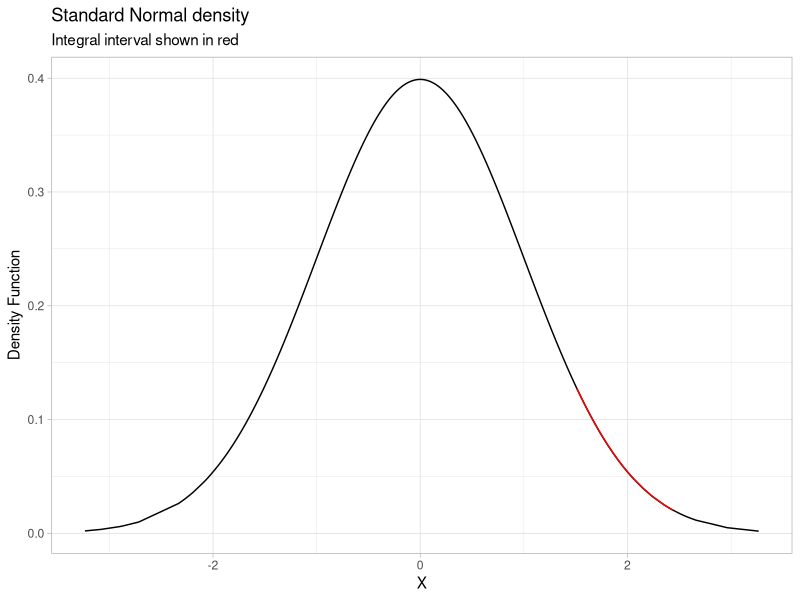
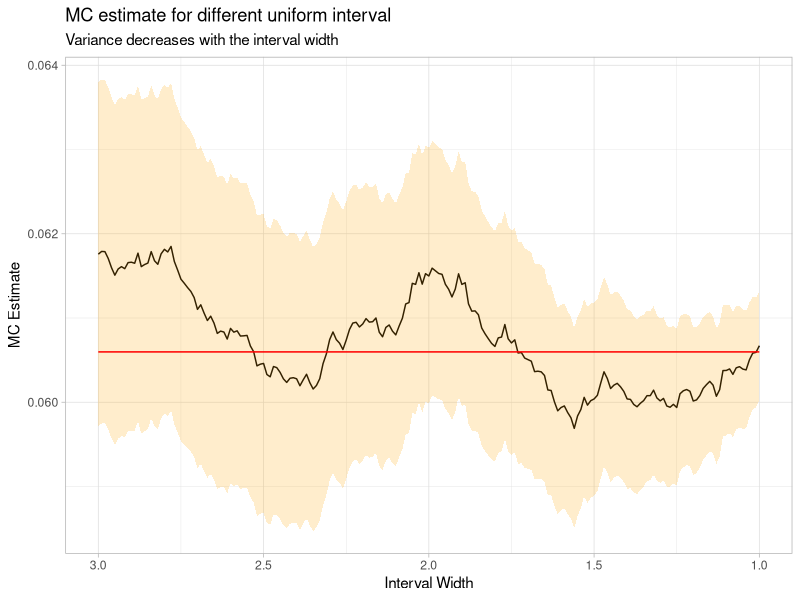

These figures' R source, in order:
# HW10: Importance sampling in Monte Carlo integration
#
# In this exercise, we will go over a simple application of monte carlo
# estimation of an integral. We will estimate the standard normal CDF
# between 1.5 and 2.5, namely `P(x > 1.5 & x < 2.5)` where `x ~ norm(0, 1)`.
# We can't derive the integral manually, thus we will use monte carlo estimation.
# The idea of Importance Sampling is to sample from a second distribution that
# will generate most of the samples in the desired interval, to have a fast
# convergence and find an appropriate acceptance rate to get the correct
# distribution approximation.
#
# 1. Create a function `in_set <- function(x, minx, maxx)` that takes as input
#    a numeric vector `x` and the limit `minx` and `maxx` and returns a vector
#    of `1` or `0` depending on whether the corresponding element of `x` falls
#    into the interval `[minx, maxx]` os not.
#    (It returns numeric `0` if not in this interval and `1` otherwise)
#    Example : `in_set(c(1, 2), 2, 2.5)` is `c(0, 1)`.
#    Create a function `norm_density <- function(x)` that takes as input
#    one scalar `x` and returns the standard normal density of that value.
#    Example : `norm_density(2) = 0.05399097`.
#    Create a function `g <- function(x)` that takes as input
#    one scalar `x` and returns `in_set(x, 1.5, 2.5) * norm_density(x)`.
#    Example : `g(2) = 0.05399097`.
## Do not modify this line!
in_set<-function(x,minx,maxx){
  out<-rep(0,length(x))
  out[x>=minx & x<+maxx]=1
  return(out)
}
in_set(c(1, 2), 2, 2.5)

norm_density<-function(x){
  dnorm(x)
}

norm_density(2)

g<-function(x){
  in_set(x, 1.5, 2.5) * norm_density(x)
}

# 2. Load the `tidyverse`, `tibble` and `ggplot2` packages.
#    Use `set.seed()` to set seed to `0` and save it into `seed1` using
#    `.Random.seed`. Use samples from standard normal to
#    estimate the cumulative distribution function between 1.5 and 2.5.
#    Create a tibble called `data` with three columns:
#      - `x` are 1000 samples generated randomly from standard normal using `rnorm`
#      - `y`, that is equal to 1 if `x` is in `[1.5, 2.5]` and 0 otherwise.
#        (you can use `in_set()`)
#      - `z` the density evaluated at point `x`. (you can use `norm_density`)
#      - inside `labs`, set `x` to "X", `y` to `"Density Function"` and `title`
#        to `"Standard Normal density"`, `subtitle` to
#        `"Integral interval shown in red"`.
#    `data` should print to:
#    # A tibble: 1,000 x 3
#             x     y      z
#         <dbl> <int>  <dbl>
#    1  1.26        0 0.180
#    2 -0.326       0 0.378
#    3  1.33        0 0.165
#    4  1.27        0 0.178
#    5  0.415       0 0.366
#    6 -1.54        0 0.122
#    7 -0.929       0 0.259
#    8 -0.295       0 0.382
#    9 -0.00577     0 0.399
#    10  2.40        1 0.0221
#    # … with 990 more rows
#    Estimate the integral value by calculating the mean of `data$y` and
#    save the result to `cdf_estimate`. Save the standard deviation of
#    `data$y` to `sd_estimate`.
#    (As we are using the same distribution as the function,
#    the integral is an approximation of `P(1.5 < x < 2.5))`
#    Calculate the true value by using difference of `pnorm()` at 2.5 and 1.5
#    and save it into `cdf_gold`. Compare our estimated `cdf_estimate` and
#    `cdf_gold`. We can notice that the variance of the estimate `sd_estimate`
#    is pretty high.
## Do not modify this line!
library(tidyverse)
library(tibble)
library(ggplot2)
set.seed(0)
seed1<-.Random.seed
data<-tibble(x=rnorm(1000))%>%
  mutate(y=in_set(x,1.5,2.5),
         z=norm_density(x))
cdf_estimate<-mean(data$y)
sd_estimate<-sqrt(var(data$y))
cdf_gold<-pnorm(2.5)-pnorm(1.5)

# 3. Plot the density function of standard normal to explore why this would happen.
#    To plot the figure :
#     - use `ggplot()` to initialize the ggplot object on `data`.
#     - use `geom_line()` with `mapping` set to `aes(x = x, y = z)` to draw
#       the full normal plot.
#     - use `geom_line()` with `data` `filter()` by `y == 1`, with `mapping`
#       set to `aes(x = x, y = z)` and `color` set to `red` to highlight the
#       area we want to take integral of.
#     - inside `labs()`, set `x` to `"X"`, `y` to `"Density Function"`,
#       `title` to `"Standard Normal density"` and `subtitle` to
#       `"Integral interval shown in red"`.
#     - use `theme_light()`.
#    Save the plot to `norm_plot`.
#    Then we can see the reason why the variance is high when sampling from
#    `norm(0, 1)` : we have relatively low probability to get samples
#    within `(1.5, 2.5)` range.
#    Thus, the value tend to vary a lot (and it has high standard deviation).
#    We should use another distribution which has a higher concentration over
#    the range `(1.5, 2.5)`.
## Do not modify this line!
norm_plot<-ggplot(data)+
  geom_line(aes(x = x, y = z))+
  geom_line(data=filter(data,y==1),aes(x = x, y = z),color="red")+
  labs(title = "Standard Normal density",
       subtitle = "Integral interval shown in red",
       x="X",
       y="Density Function")+
  theme_light()
norm_plot


# 4. Now, we will explore this effect by using three different distributions
#    and use Importance Sampling to estimate the integral.
#    - set `n` to 1e4.
#    - Use `set.seed()` to set seed to `0` and save seed to `seed2` using
#    `.Random.seed`.
#    - Generate `n` samples from `uniform(1.5, 2.5)` and save it to `uniform`.
#    - Use `set.seed()` to set seed to `0` and save seed to `seed3` using
#    `.Random.seed`.
#    - Generate `n` samples from `normal(0, 1)` and save them into `original`.
#    - Generate tibble `fit` using `tribble()`, inside which:
#      - set three formula `~x` to represent our samples, `~name` to
#        record the distribution, `~g` to caculate the corresponding density
#        value.
#      - then add these rows by specifying the values:
#             `uniform`, `"uniform"`, `dunif(uniform, 1.5, 2.5)`,
#             `original`, `"original"`, `dnorm(original, 0, 1)`
#    - Use `mutate` to create column `g_over_f` using `map2()` and `g()` on
#      columns `x` and `f`.
#    Save the result into `fit`. It should print to :
#    # A tibble: 2 x 4
#    x              name     f              g_over_f
#    <list>         <chr>    <list>         <list>
#    1 <dbl [10,000]> uniform  <dbl [1]>      <dbl [10,000]>
#    2 <dbl [10,000]> original <dbl [10,000]> <dbl [10,000]>                                                                                   3 <dbl [1,… uniform(1.… <dbl [1,… <int [1,… <dbl [1… <dbl [1… <dbl [1…                                                                                                                                                                                 3 <dbl [1,000]> uniform(1.5, 2.… <dbl [1,000… <int [1,000… <dbl [1,000… <dbl [1,000… <dbl [1,000…
## Do not modify this line!
n<-1e4
set.seed(0)
seed2<-.Random.seed
uniform<-runif(n,1.5,2.5)
set.seed(0)
seed3<-.Random.seed
original<-rnorm(n)
h<-function(x,f) g(x)/f
fit<-tribble(~x,~name,~f,
             uniform,'uniform',1,
             original,'original',dnorm(original,0,1))%>%
  mutate(g_over_f=map2(x,f,h))
fit


# 5. Calculate the expectation of `f(x)/g(x)` over distribution `g` by calculating
#    the mean of column `z` for all of our samples.
#    To do that, use `transmute()` to create new columns:
#      - use `mean()` and `map_dbl()` to generate
#        column `mean` recording the estimated integral under each distribution,
#        and `sd() / sqrt(n)` and `map_dbl()` to calculate column `se` which
#        is the variance of `f(x)/g(x)` under each set of samples.
#      - create column `upper` by setting it to `mean + 1.96 * se` and `lower`
#        by setting to `mean - 1.96 * se`.
#    Save the result tibble into `result` and it should print to:
#    # A tibble: 2 x 4
#        mean       se  lower  upper
#       <dbl>    <dbl>  <dbl>  <dbl>
#    1 0.0607 0.000326 0.0600 0.0613
#    2 0.0613 0.00240  0.0566 0.0660#'
## Do not modify this line!
result<-fit%>%
  transmute(mean=map_dbl(g_over_f,mean),
            se=map_dbl(g_over_f,~sd(.)/sqrt(n)),
            lower=mean-1.96*se,
            upper=mean+1.96*se)
result


# 6. We will notice that for sample distribution from `uniform(1.5, 2.5)`,
#    we have smaller variance and closer estimate.
#    To explore the effect of different uniform intervals on estimation variance,
#    we will calculate the estimation for different uniform intervals centered
#    around 2.
#    - generate a sequence of possible uniform interval `width` using `seq()`
#      ranging from 0.1 to 3 with interval 1e-2.
#    - create a function `generate_sample <- function(w, seed = 0, n = 1e4)`,
#      in which `w` represents the uniform interval width, `seed` represents the
#      seed number, and `n` represents the sample size.
#      Inside the function:
#        - first set the seed to `seed` by `set.seed()`.
#        - return `n` samples using `runif()` and set `min` to `2 - w/2`, `max` to
#          `2 + w/2`. (The function will return the corresponding samples from the
#          uniform distribution specified by width `w`).
#    - create tibble `subsamples`, in which each row represents a different sample
#      size:
#      - use `tribble()`, set three formula `~width` to represent our sample size,
#        `~uniform` to record the uniform samples.
#      - then specify each row by `width` and its corresponding samples by `map`
#        and `generate_sample`.
#      - `unnest()` the tibble by `c(width, samples)`.
#      - use `mutate()` and `map2()` to calculate weighted sample values `g_over_f`
#        for each interval `width` and corresponding `samples` by customising
#      `function(width, sample) g(sample) / dunif(sample, 2 - width/2, 2 + with/2)`
#      - calculate the estimation result by `transmute()` to create new columns:
#        - use `mean()` and `map_dbl()` to generate column `mean` recording the
#          estimated integral under each distribution, and `sd() / sqrt(n)` and
#          `map_dbl()` to calculate column `se` which
#          is the variance of `f(x)/g(x)` under each set of samples.
#        - create column `upper` by setting it to `mean + 1.96 * se` and `lower`
#          by setting to `mean - 1.96 * se`.
#    Save the tibble to `result2`. it should print to:
#    # A tibble: 201 x 4
#        mean       se  lower  upper
#       <dbl>    <dbl>  <dbl>  <dbl>
#    1 0.0607 0.000326 0.0600 0.0613
#    2 0.0606 0.000333 0.0599 0.0612
#    3 0.0606 0.000341 0.0599 0.0613
#    4 0.0605 0.000348 0.0598 0.0612
#    5 0.0604 0.000354 0.0597 0.0611
#    6 0.0604 0.000361 0.0597 0.0611
#    7 0.0604 0.000368 0.0597 0.0611
#    8 0.0604 0.000374 0.0597 0.0611
#    9 0.0603 0.000380 0.0596 0.0611
#    10 0.0604 0.000386 0.0596 0.0612
#    # … with 191 more rows
## Do not modify this line!
width<-seq(1,3,by=1e-2)
generate_sample<-function(w,seed=0,n=1e4){
  set.seed(seed)
  runif(n,2-w/2,2+w/2)
}
subsamples<-tribble(~width,~samples,
                    width,map(width,generate_sample))%>%
  unnest(c(width, samples))%>%
  mutate(g_over_f=map2(width,samples,function(width, samples) g(samples) / dunif(samples, 2 - width/2, 2 + width/2)))

result2<-subsamples%>%
  transmute(mean=map_dbl(g_over_f,mean),
            se=map_dbl(g_over_f,~sd(.)/sqrt(n)),
            lower=mean-1.96*se,
            upper=mean+1.96*se)
result2

# 7. Next, we can visualize the variance trend as the interval width changes.
#     - use `ggplot` to initialize the plot object over `result2`. Set `mapping`
#       to `aes(y = mean, x = width)`.
#     - use `geom_line` to plot variance curves.
#     - use `geom_ribbon()` to draw standard deviation shade to the plot,
#       set `mapping` to `aes(ymin = lower, ymax = upper)`, set `alpha`
#       to 0.2 and `fill` to `"orange"`.
#     - add gold line by `geom_line` with `mapping` set to
#       `aes(y = cdf_gold, x = width)` and `color` set to "red".
#     - use `scale_x_reverse()` to reverse the axis.
#     - inside `labs`, set `title` to `"MC estimate for different uniform interval"`,
#       set `subtitle` to `"Variance decreases with the interval width"`,
#       `x` to `"Interval Width"` and `y` to `"MC Estimate"`.
#      - use `theme_light()`.
#    Save the plot into `variance_plot`.
## Do not modify this line!
variance_plot<-ggplot(data=result2,aes(y = mean, x = width))+
  geom_line()+
  geom_ribbon(aes(ymin = lower, ymax = upper),alpha=0.2,fill="orange")+
  geom_line(aes(y = cdf_gold, x = width),color="red")+
  scale_x_reverse()+
  labs(title = "MC estimate for different uniform interval",
       subtitle = "Variance decreases with the interval width",
       x="Interval Width",
       y="MC Estimate")+
  theme_light()
variance_plot



